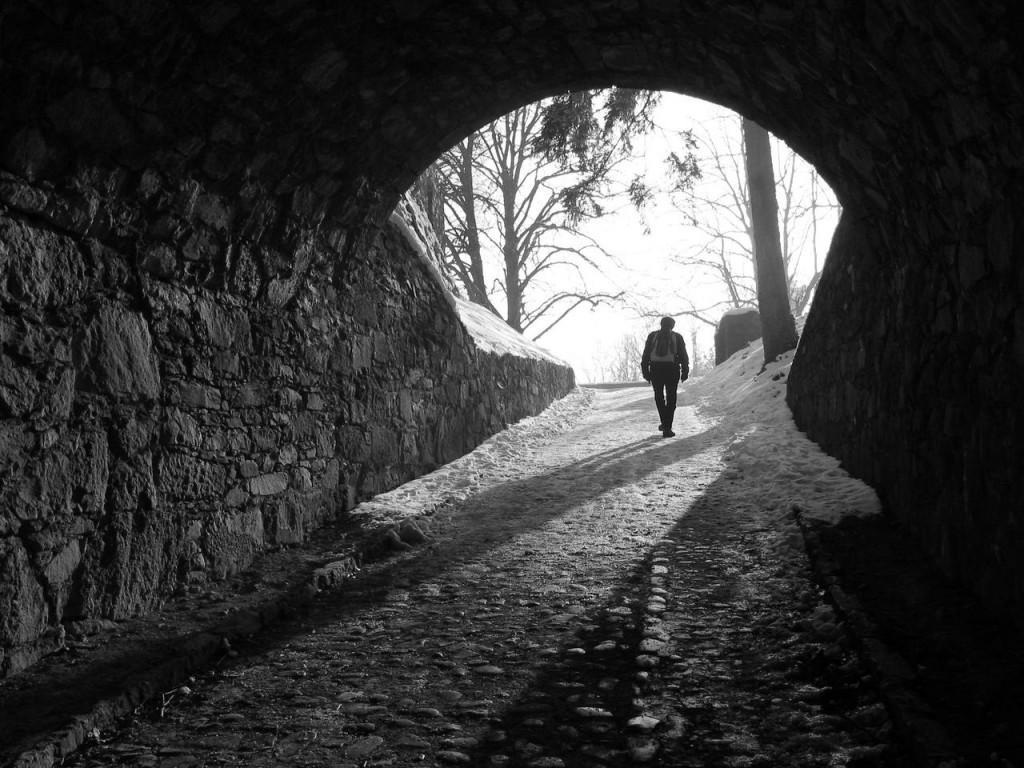
#> input picture tp3/assets/tun.jpg, 1024 x 768 px
$ jupyter execute ex6.ipynb
#> lines starting #> are read from the running program, lines starting #| are printed output that depends on the picture
[cell 1]
import numpy as np
from scipy import fft
from PIL import Image
import matplotlib.pyplot as plt

[cell 2]
f = np.array(Image.open('./assets/tun.jpg').convert('L'))
#> f is the input picture: shape (768, 1024); min 0, max 255, mean 56.8

# Plot the image
plt.imshow(f, cmap='gray')
plt.show()

[cell 3]
# f(x,y) -> ln -> DFT -> H(u,v) -> (DFT)^-1 -> exp -> g(x,y)
def homomorphic_filtering(f, y_H=0.4, y_L=1.6, c=1, D_0=0.1):
    # ln -> DFT
#> called with y_H = 0.4, y_L = 1.6, c = 1, D_0 = 0.1
    X = fft.fft2(np.log(f + 1e-8))

    # H(u,v)
    x, y = X.shape
#> x = 768; y = 1024
    d_center = np.array([x // 2, y // 2])
#> d_center = [384, 512]
    # D(u,v): Distancia desde el origen
    D = np.array([np.sqrt((range(x) - d_center[0])**2 + (i - d_center[1])**2) for i in range(y)]).T

    # Diseño del filtro
    # H = (yH - yL) * [1-e^(-c*(D(u,v)^2 / D0^2))] + yL
    H = (y_H - y_L) * (1 - np.exp(-c *(D**2 / (D_0 * x)**2))) + y_L

    # Normalización del filtro
    H = np.interp(H, (H.min(), H.max()), (H.min(), 1))

    # Aplicación del filtro en el dominio de la frecuencia
    Y = np.multiply(X, H)

    # (DFT)^-1 -> exp -> g(x,y)
    g = np.exp(fft.ifft2(Y).real)
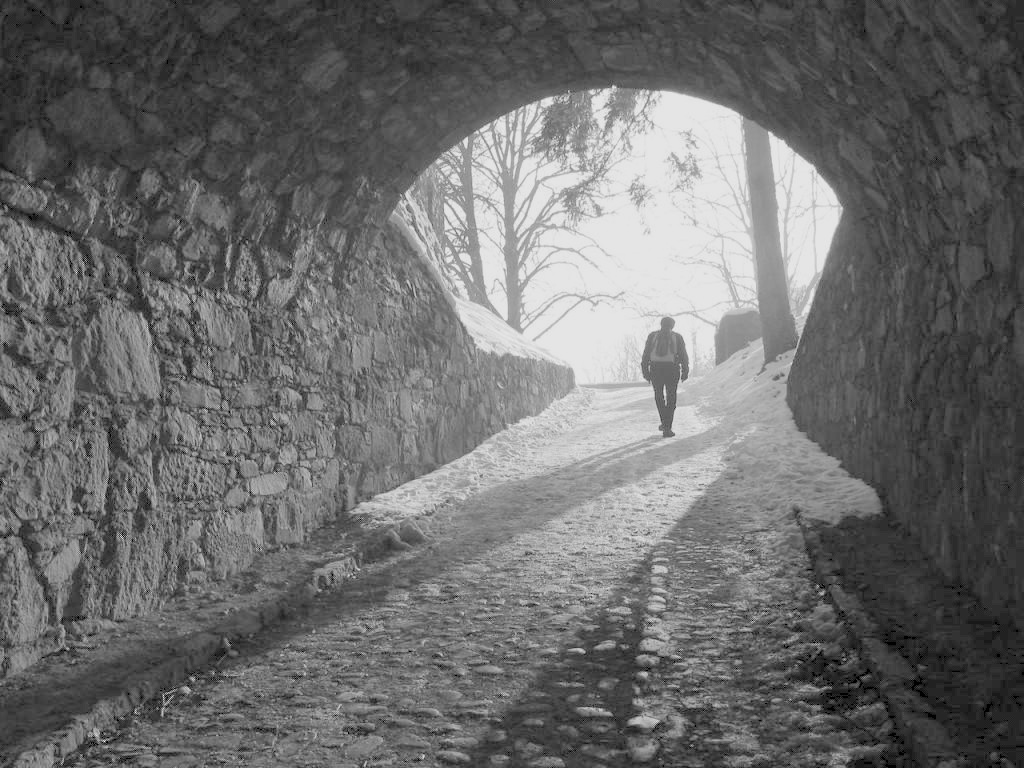
#> g: shape (768, 1024) float64; min 0.000302, max 10.18, mean 4.33; drawn with min black and max white

    return g, H

[cell 4]
g, H = homomorphic_filtering(f)
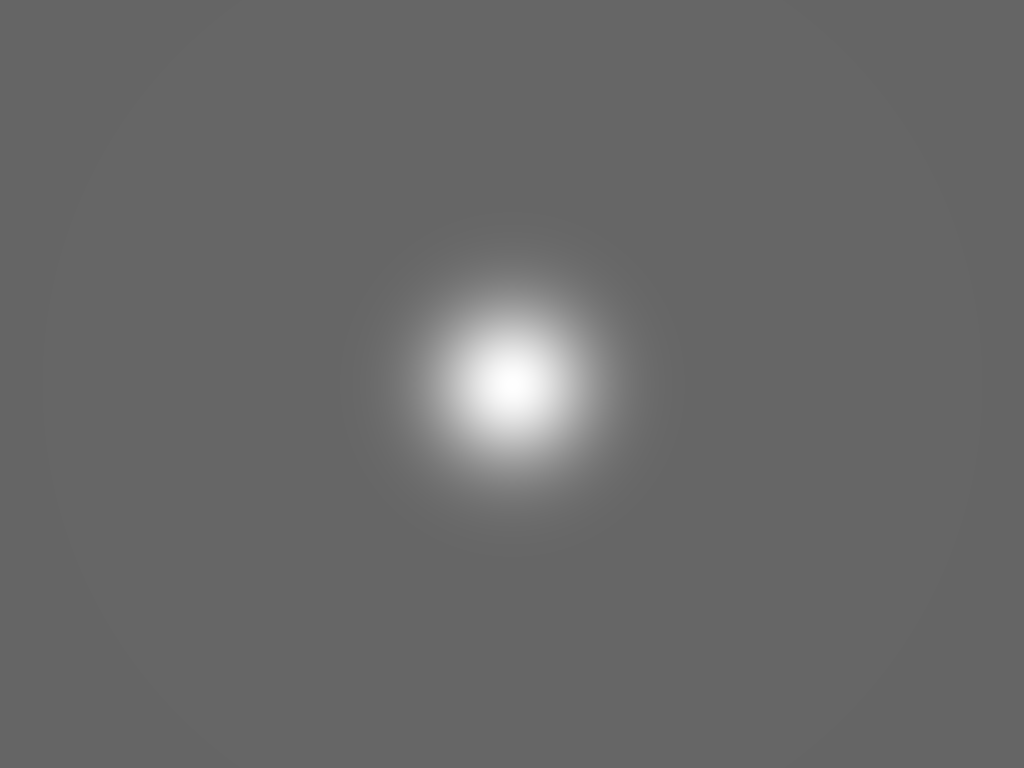
#> H: shape (768, 1024) float64; min 0.4, max 1, mean 0.414

plt.figure(figsize=(12,8))
ax = plt.subplot(1,2,1)
ax.imshow(f, cmap='gray')
ax.axis('off')
ax.set_title('Original')

ax = plt.subplot(1,2,2)
ax.imshow(g, cmap='gray')
ax.set_title(f'Homomorphic Filtered')
ax.axis('off')

plt.show()
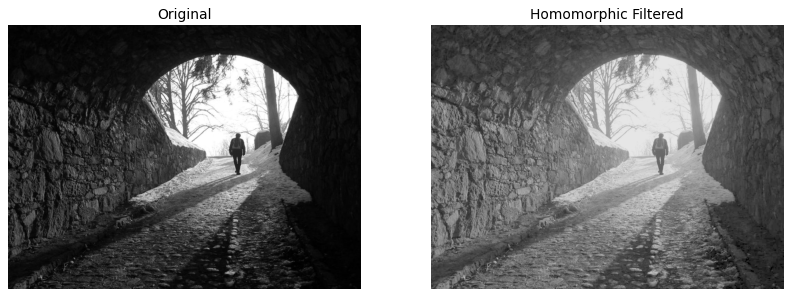
#> figure drawn by matplotlib, 2 panels

$ run again, with tp3/assets/moon.png saved as tp3/assets/tun.jpg
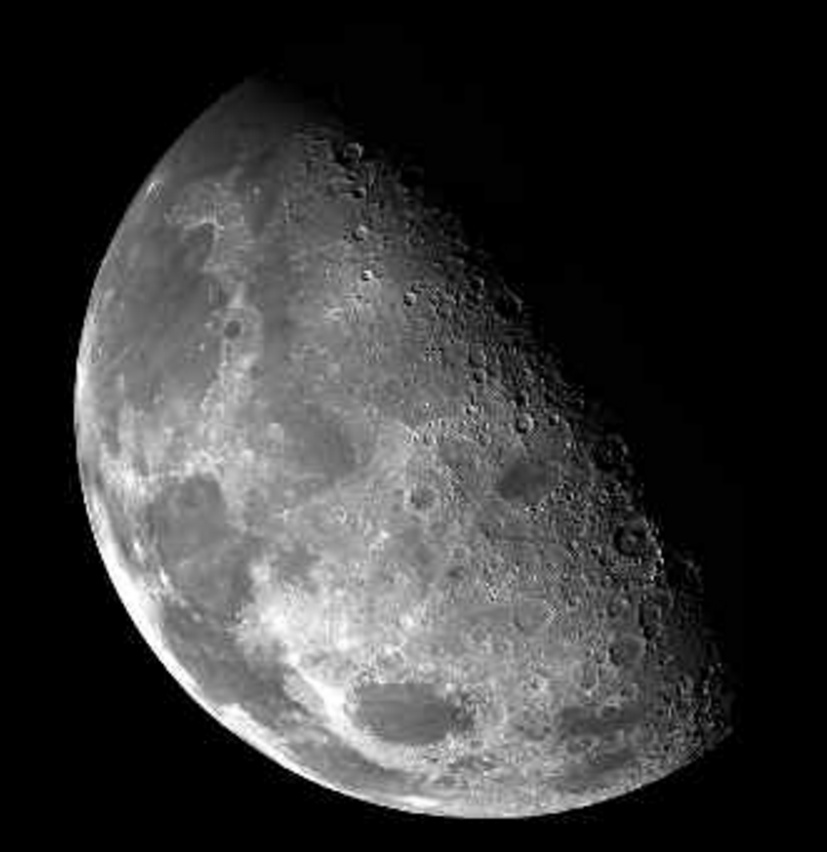
#> input picture tp3/assets/moon.png, 827 x 852 px
#> `g, H = homomorphic_filtering(f)`:
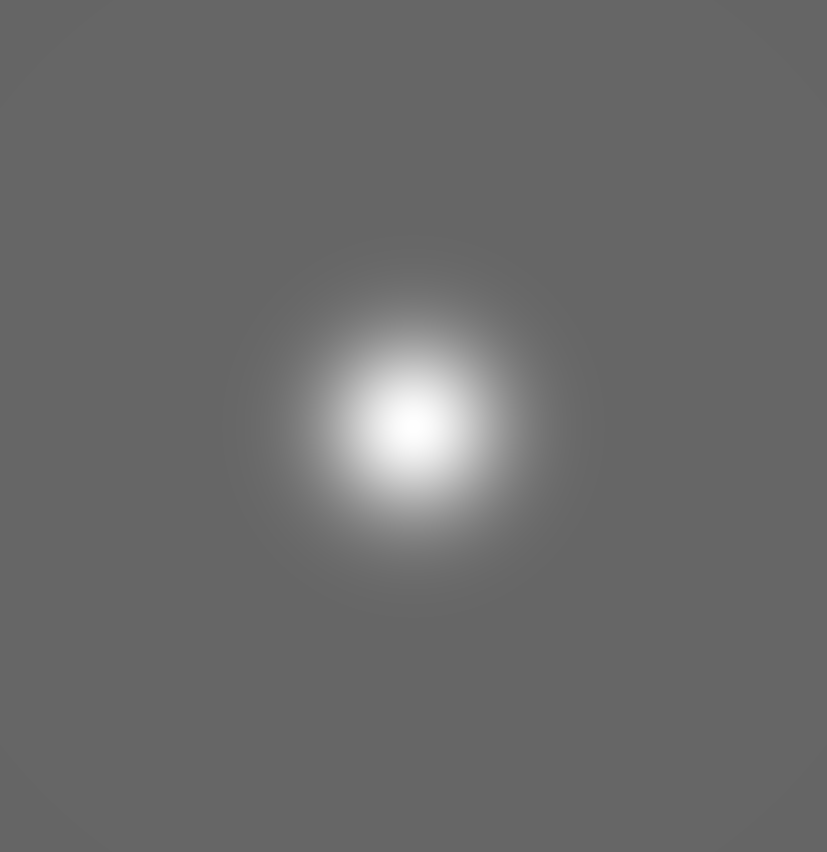
#> H: shape (852, 827) float64; min 0.4, max 1, mean 0.419
#> `plt.show()`:
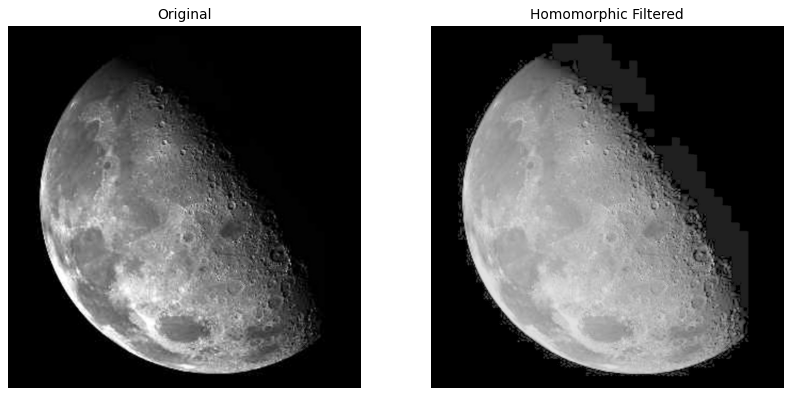
#> figure drawn by matplotlib, 2 panels
